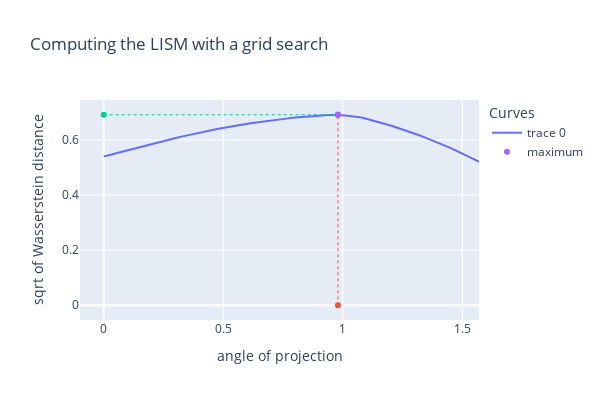

Notebook source saved alongside this figure:
### Code cell
fig.show()

### Figure 1 — Plotly figure (JSON) as saved in the notebook; plotly's stock layout.template omitted (floating-point values rounded to 4 significant figures; data arrays with more than 128 entries replaced by an {"elided": "..."} marker saying what was removed)
{"data": [{"type": "scatter", "x": {"elided": "158 float values"}, "y": {"elided": "158 float values"}}, {"line": {"dash": "dot", "width": 1}, "showlegend": false, "type": "scatter", "x": [0.98, 0.98], "y": [0, 0.6912]}, {"line": {"dash": "dot", "width": 1}, "showlegend": false, "type": "scatter", "x": [0, 0.98], "y": [0.6912, 0.6912]}, {"mode": "markers", "name": "maximum", "type": "scatter", "x": [0.98], "y": [0.6912]}], "layout": {"height": 400, "legend": {"title": {"text": "Curves"}}, "title": {"text": "Computing the LISM with a grid search"}, "width": 600, "xaxis": {"title": {"text": "angle of projection"}}, "yaxis": {"title": {"text": "sqrt of Wasserstein distance"}}}}
